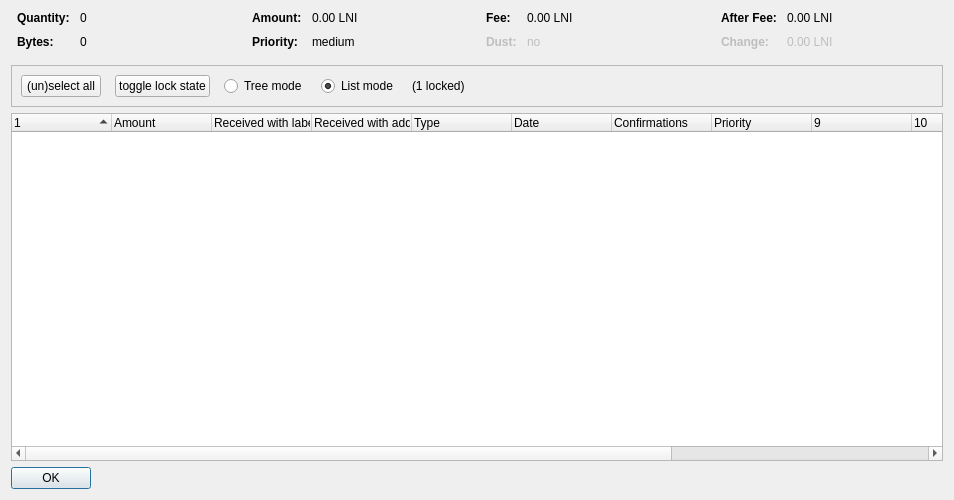
<?xml version="1.0" encoding="UTF-8"?>
<ui version="4.0">
 <class>CoinControlDialog</class>
 <widget class="QDialog" name="CoinControlDialog">
  <property name="geometry">
   <rect>
    <x>0</x>
    <y>0</y>
    <width>954</width>
    <height>500</height>
   </rect>
  </property>
  <property name="windowTitle">
   <string>Coin Selection</string>
  </property>
  <layout class="QVBoxLayout" name="verticalLayout">
   <item>
    <layout class="QHBoxLayout" name="horizontalLayoutTop" stretch="0,0,0,0">
     <property name="topMargin">
      <number>0</number>
     </property>
     <property name="bottomMargin">
      <number>10</number>
     </property>
     <item>
      <layout class="QFormLayout" name="formLayoutCoinControl1">
       <property name="horizontalSpacing">
        <number>10</number>
       </property>
       <property name="verticalSpacing">
        <number>10</number>
       </property>
       <property name="leftMargin">
        <number>6</number>
       </property>
       <property name="rightMargin">
        <number>6</number>
       </property>
       <item row="0" column="0">
        <widget class="QLabel" name="labelCoinControlQuantityText">
         <property name="font">
          <font>
           <weight>75</weight>
           <bold>true</bold>
          </font>
         </property>
         <property name="text">
          <string>Quantity:</string>
         </property>
        </widget>
       </item>
       <item row="0" column="1">
        <widget class="QLabel" name="labelCoinControlQuantity">
         <property name="cursor">
          <cursorShape>IBeamCursor</cursorShape>
         </property>
         <property name="contextMenuPolicy">
          <enum>Qt::ActionsContextMenu</enum>
         </property>
         <property name="text">
          <string notr="true">0</string>
         </property>
         <property name="textInteractionFlags">
          <set>Qt::LinksAccessibleByMouse|Qt::TextSelectableByKeyboard|Qt::TextSelectableByMouse</set>
         </property>
        </widget>
       </item>
       <item row="1" column="0">
        <widget class="QLabel" name="labelCoinControlBytesText">
         <property name="font">
          <font>
           <weight>75</weight>
           <bold>true</bold>
          </font>
         </property>
         <property name="text">
          <string>Bytes:</string>
         </property>
        </widget>
       </item>
       <item row="1" column="1">
        <widget class="QLabel" name="labelCoinControlBytes">
         <property name="cursor">
          <cursorShape>IBeamCursor</cursorShape>
         </property>
         <property name="contextMenuPolicy">
          <enum>Qt::ActionsContextMenu</enum>
         </property>
         <property name="text">
          <string notr="true">0</string>
         </property>
         <property name="textInteractionFlags">
          <set>Qt::LinksAccessibleByMouse|Qt::TextSelectableByKeyboard|Qt::TextSelectableByMouse</set>
         </property>
        </widget>
       </item>
      </layout>
     </item>
     <item>
      <layout class="QFormLayout" name="formLayoutCoinControl2">
       <property name="horizontalSpacing">
        <number>10</number>
       </property>
       <property name="verticalSpacing">
        <number>10</number>
       </property>
       <property name="leftMargin">
        <number>6</number>
       </property>
       <property name="rightMargin">
        <number>6</number>
       </property>
       <item row="0" column="0">
        <widget class="QLabel" name="labelCoinControlAmountText">
         <property name="font">
          <font>
           <weight>75</weight>
           <bold>true</bold>
          </font>
         </property>
         <property name="text">
          <string>Amount:</string>
         </property>
        </widget>
       </item>
       <item row="0" column="1">
        <widget class="QLabel" name="labelCoinControlAmount">
         <property name="cursor">
          <cursorShape>IBeamCursor</cursorShape>
         </property>
         <property name="contextMenuPolicy">
          <enum>Qt::ActionsContextMenu</enum>
         </property>
         <property name="text">
          <string notr="true">0.00 LNI</string>
         </property>
         <property name="textInteractionFlags">
          <set>Qt::LinksAccessibleByMouse|Qt::TextSelectableByKeyboard|Qt::TextSelectableByMouse</set>
         </property>
        </widget>
       </item>
       <item row="1" column="0">
        <widget class="QLabel" name="labelCoinControlPriorityText">
         <property name="font">
          <font>
           <weight>75</weight>
           <bold>true</bold>
          </font>
         </property>
         <property name="text">
          <string>Priority:</string>
         </property>
        </widget>
       </item>
       <item row="1" column="1">
        <widget class="QLabel" name="labelCoinControlPriority">
         <property name="cursor">
          <cursorShape>IBeamCursor</cursorShape>
         </property>
         <property name="contextMenuPolicy">
          <enum>Qt::ActionsContextMenu</enum>
         </property>
         <property name="text">
          <string>medium</string>
         </property>
         <property name="textInteractionFlags">
          <set>Qt::LinksAccessibleByMouse|Qt::TextSelectableByKeyboard|Qt::TextSelectableByMouse</set>
         </property>
        </widget>
       </item>
      </layout>
     </item>
     <item>
      <layout class="QFormLayout" name="formLayoutCoinControl3">
       <property name="horizontalSpacing">
        <number>10</number>
       </property>
       <property name="verticalSpacing">
        <number>10</number>
       </property>
       <property name="leftMargin">
        <number>6</number>
       </property>
       <property name="rightMargin">
        <number>6</number>
       </property>
       <item row="0" column="0">
        <widget class="QLabel" name="labelCoinControlFeeText">
         <property name="font">
          <font>
           <weight>75</weight>
           <bold>true</bold>
          </font>
         </property>
         <property name="text">
          <string>Fee:</string>
         </property>
        </widget>
       </item>
       <item row="0" column="1">
        <widget class="QLabel" name="labelCoinControlFee">
         <property name="cursor">
          <cursorShape>IBeamCursor</cursorShape>
         </property>
         <property name="contextMenuPolicy">
          <enum>Qt::ActionsContextMenu</enum>
         </property>
         <property name="text">
          <string notr="true">0.00 LNI</string>
         </property>
         <property name="textInteractionFlags">
          <set>Qt::LinksAccessibleByMouse|Qt::TextSelectableByKeyboard|Qt::TextSelectableByMouse</set>
         </property>
        </widget>
       </item>
       <item row="1" column="0">
        <widget class="QLabel" name="labelCoinControlLowOutputText">
         <property name="enabled">
          <bool>false</bool>
         </property>
         <property name="font">
          <font>
           <weight>75</weight>
           <bold>true</bold>
          </font>
         </property>
         <property name="text">
          <string>Dust:</string>
         </property>
        </widget>
       </item>
       <item row="1" column="1">
        <widget class="QLabel" name="labelCoinControlLowOutput">
         <property name="enabled">
          <bool>false</bool>
         </property>
         <property name="cursor">
          <cursorShape>IBeamCursor</cursorShape>
         </property>
         <property name="contextMenuPolicy">
          <enum>Qt::ActionsContextMenu</enum>
         </property>
         <property name="text">
          <string>no</string>
         </property>
         <property name="textInteractionFlags">
          <set>Qt::LinksAccessibleByMouse|Qt::TextSelectableByKeyboard|Qt::TextSelectableByMouse</set>
         </property>
        </widget>
       </item>
      </layout>
     </item>
     <item>
      <layout class="QFormLayout" name="formLayoutCoinControl4">
       <property name="horizontalSpacing">
        <number>10</number>
       </property>
       <property name="verticalSpacing">
        <number>10</number>
       </property>
       <property name="leftMargin">
        <number>6</number>
       </property>
       <property name="rightMargin">
        <number>6</number>
       </property>
       <item row="0" column="0">
        <widget class="QLabel" name="labelCoinControlAfterFeeText">
         <property name="font">
          <font>
           <weight>75</weight>
           <bold>true</bold>
          </font>
         </property>
         <property name="text">
          <string>After Fee:</string>
         </property>
        </widget>
       </item>
       <item row="0" column="1">
        <widget class="QLabel" name="labelCoinControlAfterFee">
         <property name="cursor">
          <cursorShape>IBeamCursor</cursorShape>
         </property>
         <property name="contextMenuPolicy">
          <enum>Qt::ActionsContextMenu</enum>
         </property>
         <property name="text">
          <string notr="true">0.00 LNI</string>
         </property>
         <property name="textInteractionFlags">
          <set>Qt::LinksAccessibleByMouse|Qt::TextSelectableByKeyboard|Qt::TextSelectableByMouse</set>
         </property>
        </widget>
       </item>
       <item row="1" column="0">
        <widget class="QLabel" name="labelCoinControlChangeText">
         <property name="enabled">
          <bool>false</bool>
         </property>
         <property name="font">
          <font>
           <weight>75</weight>
           <bold>true</bold>
          </font>
         </property>
         <property name="text">
          <string>Change:</string>
         </property>
        </widget>
       </item>
       <item row="1" column="1">
        <widget class="QLabel" name="labelCoinControlChange">
         <property name="enabled">
          <bool>false</bool>
         </property>
         <property name="cursor">
          <cursorShape>IBeamCursor</cursorShape>
         </property>
         <property name="contextMenuPolicy">
          <enum>Qt::ActionsContextMenu</enum>
         </property>
         <property name="text">
          <string notr="true">0.00 LNI</string>
         </property>
         <property name="textInteractionFlags">
          <set>Qt::LinksAccessibleByMouse|Qt::TextSelectableByKeyboard|Qt::TextSelectableByMouse</set>
         </property>
        </widget>
       </item>
      </layout>
     </item>
    </layout>
   </item>
   <item>
    <widget class="QFrame" name="frame">
     <property name="minimumSize">
      <size>
       <width>0</width>
       <height>40</height>
      </size>
     </property>
     <property name="frameShape">
      <enum>QFrame::StyledPanel</enum>
     </property>
     <property name="frameShadow">
      <enum>QFrame::Sunken</enum>
     </property>
     <layout class="QHBoxLayout" name="horizontalLayout">
      <item>
       <layout class="QHBoxLayout" name="horizontalLayoutPanel" stretch="0,0,0,0,0,0">
        <property name="spacing">
         <number>14</number>
        </property>
        <item>
         <widget class="QPushButton" name="pushButtonSelectAll">
          <property name="sizePolicy">
           <sizepolicy hsizetype="Maximum" vsizetype="Fixed">
            <horstretch>0</horstretch>
            <verstretch>0</verstretch>
           </sizepolicy>
          </property>
          <property name="text">
           <string>(un)select all</string>
          </property>
          <property name="autoDefault">
           <bool>false</bool>
          </property>
         </widget>
        </item>
        <item>
         <widget class="QPushButton" name="pushButtonToggleLock">
          <property name="sizePolicy">
           <sizepolicy hsizetype="Maximum" vsizetype="Fixed">
            <horstretch>0</horstretch>
            <verstretch>0</verstretch>
           </sizepolicy>
          </property>
          <property name="text">
           <string>toggle lock state</string>
          </property>
          <property name="autoDefault">
           <bool>false</bool>
          </property>
         </widget>
        </item>
        <item>
         <widget class="QRadioButton" name="radioTreeMode">
          <property name="sizePolicy">
           <sizepolicy hsizetype="Maximum" vsizetype="Fixed">
            <horstretch>0</horstretch>
            <verstretch>0</verstretch>
           </sizepolicy>
          </property>
          <property name="text">
           <string>Tree mode</string>
          </property>
         </widget>
        </item>
        <item>
         <widget class="QRadioButton" name="radioListMode">
          <property name="sizePolicy">
           <sizepolicy hsizetype="Maximum" vsizetype="Fixed">
            <horstretch>0</horstretch>
            <verstretch>0</verstretch>
           </sizepolicy>
          </property>
          <property name="text">
           <string>List mode</string>
          </property>
          <property name="checked">
           <bool>true</bool>
          </property>
         </widget>
        </item>
        <item>
         <widget class="QLabel" name="labelLocked">
          <property name="text">
           <string>(1 locked)</string>
          </property>
         </widget>
        </item>
        <item>
         <spacer name="horizontalSpacer">
          <property name="orientation">
           <enum>Qt::Horizontal</enum>
          </property>
          <property name="sizeHint" stdset="0">
           <size>
            <width>40</width>
            <height>20</height>
           </size>
          </property>
         </spacer>
        </item>
       </layout>
      </item>
     </layout>
    </widget>
   </item>
   <item>
    <widget class="CoinControlTreeWidget" name="treeWidget">
     <property name="contextMenuPolicy">
      <enum>Qt::CustomContextMenu</enum>
     </property>
     <property name="sortingEnabled">
      <bool>false</bool>
     </property>
     <property name="columnCount">
      <number>13</number>
     </property>
     <attribute name="headerShowSortIndicator" stdset="0">
      <bool>true</bool>
     </attribute>
     <attribute name="headerStretchLastSection">
      <bool>false</bool>
     </attribute>
     <column>
      <property name="text">
       <string/>
      </property>
     </column>
     <column>
      <property name="text">
       <string>Amount</string>
      </property>
     </column>
     <column>
      <property name="text">
       <string>Received with label</string>
      </property>
     </column>
     <column>
      <property name="text">
       <string>Received with address</string>
      </property>
     </column>
     <column>
      <property name="text">
       <string>Type</string>
      </property>
     </column>
     <column>
      <property name="text">
       <string>Date</string>
      </property>
     </column>
     <column>
      <property name="text">
       <string>Confirmations</string>
      </property>
      <property name="toolTip">
       <string>Confirmed</string>
      </property>
     </column>
     <column>
      <property name="text">
       <string>Priority</string>
      </property>
     </column>
     <column>
      <property name="text">
       <string/>
      </property>
     </column>
     <column>
      <property name="text">
       <string/>
      </property>
     </column>
     <column>
      <property name="text">
       <string/>
      </property>
     </column>
     <column>
      <property name="text">
       <string/>
      </property>
     </column>
     <column>
      <property name="text">
       <string/>
      </property>
     </column>
    </widget>
   </item>
   <item>
    <widget class="QDialogButtonBox" name="buttonBox">
     <property name="sizePolicy">
      <sizepolicy hsizetype="Maximum" vsizetype="Fixed">
       <horstretch>0</horstretch>
       <verstretch>0</verstretch>
      </sizepolicy>
     </property>
     <property name="orientation">
      <enum>Qt::Horizontal</enum>
     </property>
     <property name="standardButtons">
      <set>QDialogButtonBox::Ok</set>
     </property>
    </widget>
   </item>
  </layout>
 </widget>
 <customwidgets>
  <customwidget>
   <class>CoinControlTreeWidget</class>
   <extends>QTreeWidget</extends>
   <header>coincontroltreewidget.h</header>
  </customwidget>
 </customwidgets>
 <resources/>
 <connections/>
</ui>
